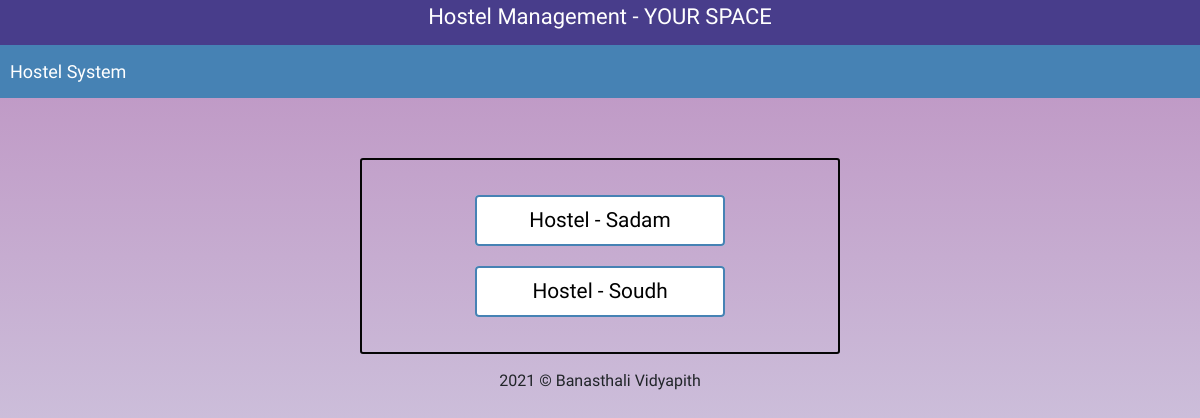
Before: /hostels/ with the older database file.
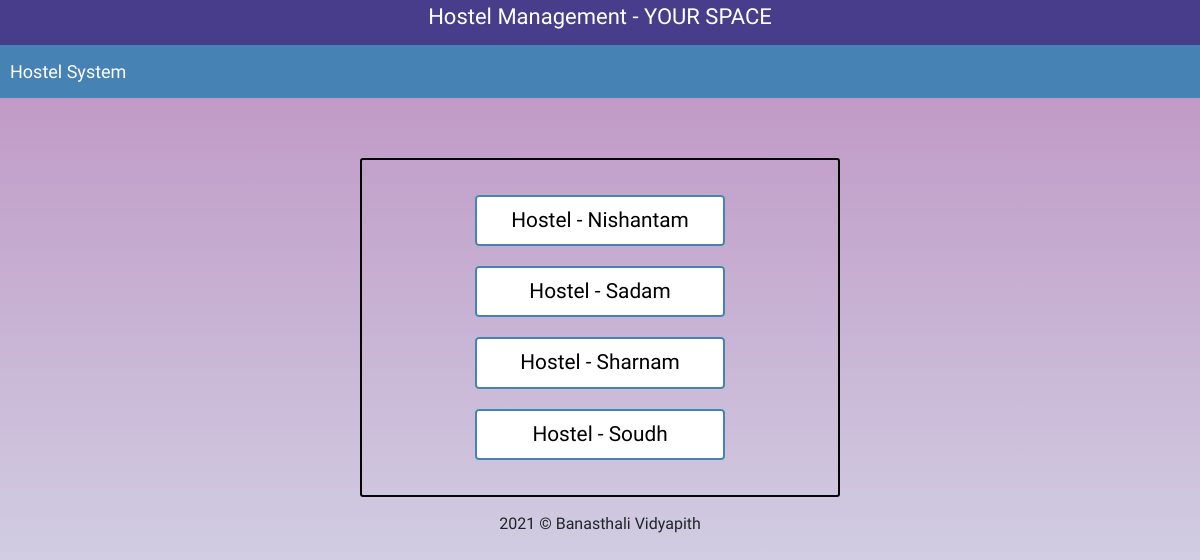
After: the same page with the newer database file.
### selection/models.py (models this page shows, shortened)
class Hostel(models.Model):
    name = models.CharField(max_length=50)
    year_choices = [('I','First'),('II', 'Second'), ('III', 'Third'), ('IV', 'Fourth')]
    year_of_study = models.CharField(
        choices=year_choices,
        max_length=3,
        default=None,null=True)
    course = models.ManyToManyField('Course', default=None, blank=True)
    caretaker = models.CharField(max_length=100, blank=True)

### selection/views.py (the view)
# urls.py: path('hostels/', views.hostels, name='hostel_all'),
def hostels(request):
    hostels_all = Hostel.objects.order_by('name')
    return render(request, 'hostels_all.html', {'hostels':hostels_all})

### selection/templates/hostels_all.html
{% extends 'base.html' %}
{% block content %}
<div class="wrap">
    {% for hostel in hostels %}
    <a class="button-custom" href="{% url 'hostel' hostel.name %}">
        Hostel - {{hostel.name}}
    </a>
    {% endfor %}
  </div>
{% endblock content %}
{% block more_links %}
    <a href="{% url 'register' %}">Hostel System</a>
{% endblock more_links %}

### selection/templates/base.html (shortened to what this page needs)
<html>
<head>
    <link rel="stylesheet" href="https://stackpath.bootstrapcdn.com/bootstrap/4.1.3/css/bootstrap.min.css">
       {% load static %}
    <link rel="stylesheet" type="text/css" href="{% static 'selection/style.css' %}">
</head>
<body>
<div class="nav">
    <div class="nav-header">
        <div class="nav-title">
            <a href="{% url 'register' %}">Hostel Management - YOUR SPACE</a>
        </div>
    </div>
    <div class="nav-links">
        {% block more_links %}
        {% endblock more_links %}
    </div>
</div>
<div >
    {% block content %}
    {% endblock content %}
</div>
<div class="copyright" align="center" >
    2021 © Banasthali Vidyapith
  </div>
</body>
</html>

### selection/static/selection/style.css (style rules this page uses)
body { font-family: 'Inconsolata', sans-serif; font-style: normal; font-weight: 200; margin: 0px; background: linear-gradient(hsl(295, 28%, 66%), #dae7f1);  }
a { text-decoration: none; }
.button-custom { white-space: nowrap; text-align: center; -webkit-transition: all 300ms cubic-bezier(0.1590, 0.500, 0.150, 1.360); -moz-transition: all 300ms cubic-bezier(0.1590, 0.500, 0.150, 1.360); -ms-transition: all 300ms cubic-bezier(0.1590, 0.500, 0.150, 1.360); -o-transition: all 300ms cubic-bezier(0.1590, 0.500, 0.150, 1.360); transition: all 300ms cubic-bezier(0.1590, 0.500, 0.150, 1.360); display: block; margin: 20px auto; max-width: 250px; border-radius: 4px; padding: 10px 35px; border: none; color: black; background-color: white; box-shadow: steelblue 0 0px 0px 2px inset; font-family: 'Inconsolata', sans-serif; font-style: normal; font-size: 1.3em; }
* { box-sizing: border-box; }
.nav {  width: 100%; background-color: steelblue; position: relative; z-index: 1; }
.nav > .nav-header { display: inline; width:100%; background-color: darkslateblue; }
.nav > .nav-header > .nav-title { width: 100%; height: 45px; text-align: center; display: inline-block; font-size: 22px;  padding: 10px 10px 10px 10px; width:100%; }
.nav > .nav-links { display: inline; float: right; font-size: 18px; width:100%; background-color: steelblue; margin:auto; }
.nav > .nav-links > a { display: inline-block; padding: 13px 10px 13px 10px; text-decoration: none; color: #fff; }
.nav-title > a { text-decoration:none; color: white; }
.copyright { bottom: 0px; width: 100%; padding:15px; text-align: center;   }

Changed rows visible on the page:
added Hostel: name "Nishantam"
added Hostel: name "Sharnam"
